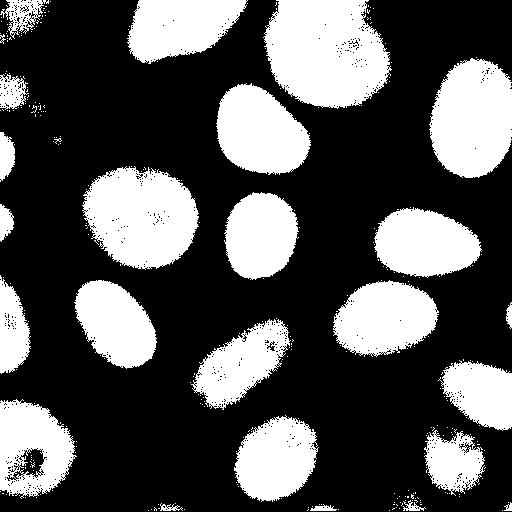
#> input picture Images after laser cutting for AI project/1 DNA repair/09182021/09182021/09182021 SETX KO 1A5/09_18_21_12h40m_33s_ms021__E03U2OS_SETX_KO_1A4.tif, 512 x 512 px, found by its file name
$ python multiCells.py   (older library calls are emulated)
#> lines starting #> are read from the running program, lines starting #| are printed output that depends on the picture; after the words box and inside, x2 and y2 are one past the last pixel; in counts of white or black regions, pixels touching at a corner belong together
import numpy as np
import matplotlib.pyplot as plt
import cv2

# Read tiff image
#image = cv2.imread('09_06_22_14h08m_08s_ms024__E02U2OS_53KO_5979GFP.tif', cv2.IMREAD_UNCHANGED)
image = cv2.imread('Images after laser cutting for AI project/1 DNA repair/09182021/09182021 SETX KO 1A5/09_18_21_12h40m_33s_ms021__E03U2OS_SETX_KO_1A4.tif', cv2.IMREAD_UNCHANGED)
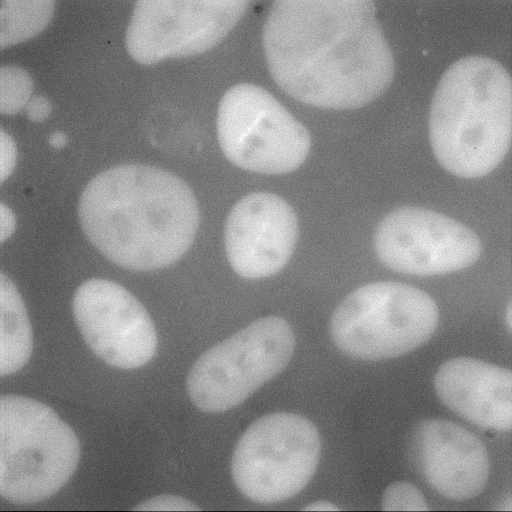
#> image: shape (512, 512) uint16; min 1305, max 1676, mean 1504; drawn with min black and max white
#image = cv2.imread('09_18_21_12h39m_32s_ms022__E02U2OS_SETX_KO_1A4.tif', cv2.IMREAD_UNCHANGED)

#img = cv2.imread('09_06_22_14h09m_10s_ms024__E03U2OS_53KO_5979GFP.tif', cv2.IMREAD_UNCHANGED)
# Normalize pixel values to 0-255 range
normalized = cv2.normalize(image, None, 0, 255, cv2.NORM_MINMAX, cv2.CV_8U)
cv2.imshow('Cells Detected 1', normalized)
cv2.waitKey(0)

blur = cv2.GaussianBlur(normalized,(5,5),0)
ret3,th3 = cv2.threshold(blur,0,255,cv2.THRESH_BINARY+cv2.THRESH_OTSU)
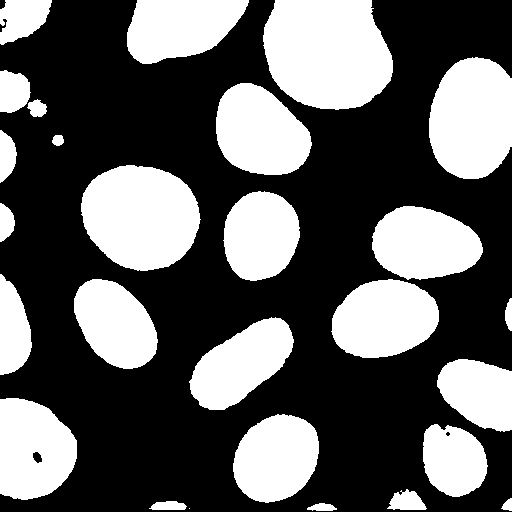
#> th3: shape (512, 512); 37.7% white; 27 white regions (1 under 20 px), largest, box (x1, y1, x2, y2) and area: (263, 0, 393, 110) 11720, (81, 165, 201, 271) 9771, (429, 57, 512, 179) 8337
#> ret3 = 145

# Apply thresholding to get binary image
_, thresh = cv2.threshold(blur, 0, 255, cv2.THRESH_BINARY_INV+cv2.THRESH_OTSU)
#> thresh: shape (512, 512); 62.3% white; 27 black regions (1 under 20 px)

cv2.imshow('thresh', thresh)
cv2.waitKey(0)
# Find contours
contours, hierarchy = cv2.findContours(thresh, cv2.
RETR_TREE, cv2.CHAIN_APPROX_SIMPLE)
#> contours = 21 contours, 4 with area under 20; largest, box (x1, y1, x2, y2) and area: (0, 0, 512, 512) 218042, (80, 164, 202, 272) 9932, (215, 82, 313, 176) 6674, (330, 278, 440, 359) 6662, (371, 205, 484, 281) 6301

# Draw contours on original image
cv2.drawContours(blur, contours, -1, (0, 0, 255), 2)
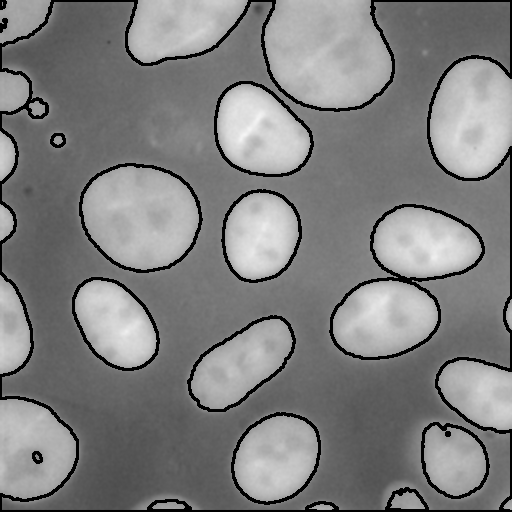
#> blur: shape (512, 512); min 0, max 245, mean 127.2

# Display image with detected cells
cv2.imshow('Cells Detected', blur)
cv2.waitKey(0)

for contour in contours:
    # Obtain the bounding rectangle of the contour
    x, y, w, h = cv2.boundingRect(contour)

    # Crop the rectangle from the original image
    cropped = normalized[y:y+h, x:x+w]

    # Display the cropped image
    cv2.imshow('Cropped Image', cropped)
    cv2.waitKey(0)
#> this loop made 21 passes
#> (x, y, w, h) on passes 1, 2, 3, 5, 6, 7, 8, 9, 10, 11, 12, 13: (33, 452, 9, 11), (0, 19, 7, 13), (0, 0, 512, 512), (306, 502, 32, 10), (148, 500, 40, 11), (399, 489, 4, 4), (386, 488, 42, 23), (422, 423, 67, 75), (446, 432, 4, 4), (232, 413, 88, 91), (188, 316, 107, 95), (330, 278, 110, 81)
#> (contour, x, y, w, h, cropped) on pass 4: ([[188, 508], [189, 507], [190, 508], [189, 509]], 188, 507, 3, 3, [[155, 145, 148], [150, 142, 148], [145, 143, 151]])

cv2.destroyAllWindows()
